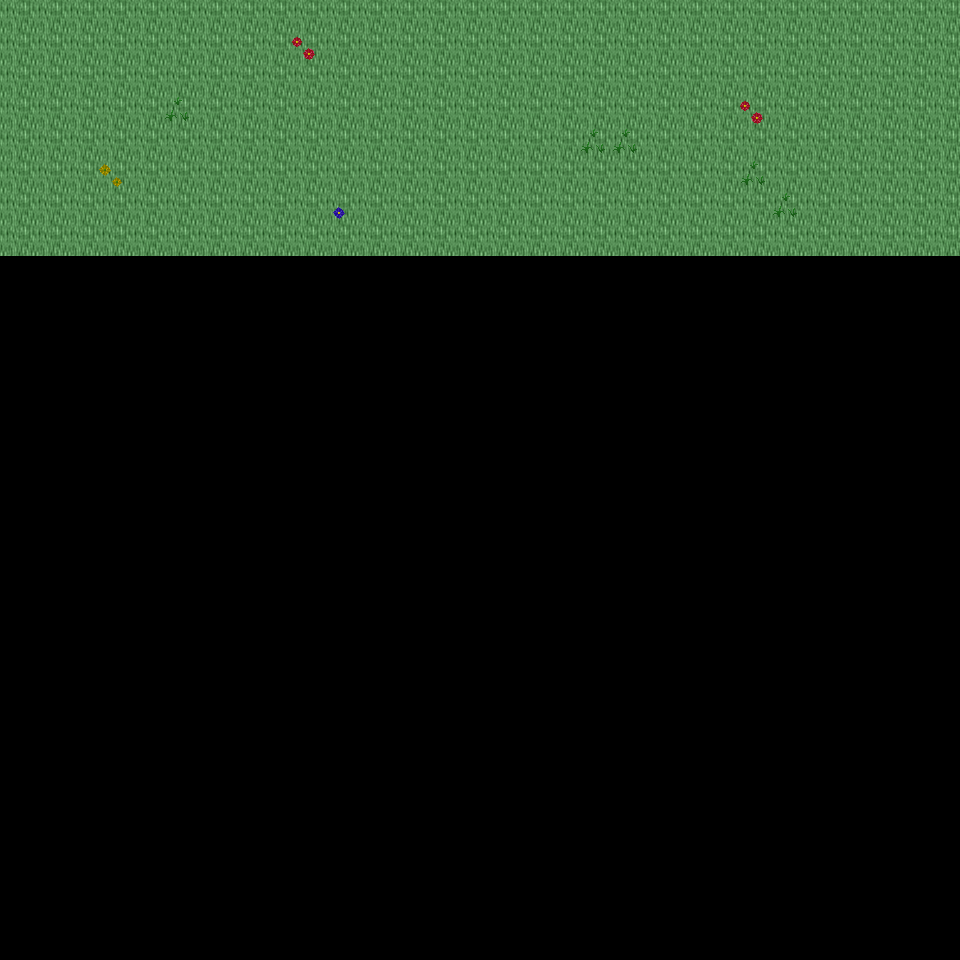

A 2D game scene composited from a Tiled map and its tileset images. What follows is a short description and the map's XML, with each tile layer's data collapsed to a summary:
An orthogonal 30x30 tile map with 32x32 px tiles, 6 tile layers (Ground, Object, Object2, Above, ...), 37 tilesets and 2 objects (2x mapExit).

<map version="1.0" orientation="orthogonal" renderorder="right-down" width="30" height="30" tilewidth="32" tileheight="32" nextobjectid="3">
  <tileset firstgid="1" name="tileset_ground_ground" tilewidth="32" tileheight="32" tilecount="33" columns="3">
    <image source="../drawable/tileset_ground_ground.png" width="96" height="352" />
  </tileset>
  <tileset firstgid="34" name="tileset_ground_ridge_earth_dark" tilewidth="32" tileheight="32" tilecount="96" columns="12">
    <image source="../drawable/tileset_ground_ridge_earth_dark.png" width="384" height="256" />
  </tileset>
  <tileset firstgid="130" name="tileset_ground_ridge_earth_pale" tilewidth="32" tileheight="32" tilecount="96" columns="12">
    <image source="../drawable/tileset_ground_ridge_earth_pale.png" width="384" height="256" />
  </tileset>
  <tileset firstgid="226" name="tileset_ground_earth_edges" tilewidth="32" tileheight="32" tilecount="18" columns="6">
    <image source="../drawable/tileset_ground_earth_edges.png" width="192" height="96" />
  </tileset>
  <tileset firstgid="244" name="tileset_ground_rock_pebbles" tilewidth="32" tileheight="32" tilecount="3" columns="1">
    <image source="../drawable/tileset_ground_rock_pebbles.png" width="32" height="96" />
  </tileset>
  <tileset firstgid="247" name="tileset_plant_grasses" tilewidth="32" tileheight="32" tilecount="6" columns="3">
    <image source="../drawable/tileset_plant_grasses.png" width="96" height="64" />
  </tileset>
  <tileset firstgid="253" name="tileset_plant_flower_daisy_yellow" tilewidth="32" tileheight="32" tilecount="8" columns="2">
    <image source="../drawable/tileset_plant_flower_daisy_yellow.png" width="64" height="128" />
  </tileset>
  <tileset firstgid="261" name="tileset_plant_bush_bushes" tilewidth="32" tileheight="32" tilecount="10" columns="5">
    <image source="../drawable/tileset_plant_bush_bushes.png" width="160" height="64" />
  </tileset>
  <tileset firstgid="271" name="tileset_plant_flower_daisy_red" tilewidth="32" tileheight="32" tilecount="8" columns="2">
    <image source="../drawable/tileset_plant_flower_daisy_red.png" width="64" height="128" />
  </tileset>
  <tileset firstgid="279" name="tileset_plant_tree_tree_darkgreen" tilewidth="32" tileheight="32" tilecount="88" columns="8">
    <image source="../drawable/tileset_plant_tree_tree_darkgreen.png" width="256" height="352" />
  </tileset>
  <tileset firstgid="367" name="tileset_plant_flower_daisy_blue" tilewidth="32" tileheight="32" tilecount="8" columns="2">
    <image source="../drawable/tileset_plant_flower_daisy_blue.png" width="64" height="128" />
  </tileset>
  <tileset firstgid="375" name="tileset_item_corpse_skull_pale" tilewidth="32" tileheight="32" tilecount="2" columns="2">
    <image source="../drawable/tileset_item_corpse_skull_pale.png" width="64" height="32" />
  </tileset>
  <tileset firstgid="377" name="tileset_plant_vine" tilewidth="32" tileheight="32" tilecount="3" columns="1">
    <image source="../drawable/tileset_plant_vine.png" width="32" height="96" />
  </tileset>
  <tileset firstgid="380" name="tileset_plant_flower_daisy_white" tilewidth="32" tileheight="32" tilecount="8" columns="2">
    <image source="../drawable/tileset_plant_flower_daisy_white.png" width="64" height="128" />
  </tileset>
  <tileset firstgid="388" name="tileset_item_corpse_huge_animal" tilewidth="32" tileheight="32" tilecount="16" columns="2">
    <image source="../drawable/tileset_item_corpse_huge_animal.png" width="64" height="256" />
  </tileset>
  <tileset firstgid="404" name="tileset_building_fence_fence_chunky" tilewidth="32" tileheight="32" tilecount="21" columns="3">
    <image source="../drawable/tileset_building_fence_fence_chunky.png" width="96" height="224" />
  </tileset>
  <tileset firstgid="425" name="tileset_ground_eye" tilewidth="32" tileheight="32" tilecount="9" columns="3">
    <image source="../drawable/tileset_ground_eye.png" width="96" height="96" />
  </tileset>
  <tileset firstgid="434" name="tileset_logic_creature_gnome" tilewidth="32" tileheight="32" tilecount="6" columns="6">
    <image source="../drawable/tileset_logic_creature_gnome.png" width="192" height="32" />
  </tileset>
  <tileset firstgid="440" name="tileset_logic_creature_animal" tilewidth="32" tileheight="32" tilecount="32" columns="8">
    <image source="../drawable/tileset_logic_creature_animal.png" width="256" height="128" />
  </tileset>
  <tileset firstgid="472" name="tileset_logic_collision" tilewidth="32" tileheight="32" tilecount="1" columns="1">
    <image source="../drawable/tileset_logic_collision.png" width="32" height="32" />
  </tileset>
  <tileset firstgid="473" name="tileset_plant_tree_taller_trees" tilewidth="32" tileheight="32" tilecount="32" columns="8">
    <image source="../drawable/tileset_plant_tree_taller_trees.png" width="256" height="128" />
  </tileset>
  <tileset firstgid="505" name="tileset_plant_tree_spruce" tilewidth="32" tileheight="32" tilecount="6" columns="2">
    <image source="../drawable/tileset_plant_tree_spruce.png" width="64" height="96" />
  </tileset>
  <tileset firstgid="511" name="tileset_ground_blue_paving" tilewidth="32" tileheight="32" tilecount="2" columns="1">
    <image source="../drawable/tileset_ground_blue_paving.png" width="32" height="64" />
  </tileset>
  <tileset firstgid="513" name="tileset_ground_grass_edges" tilewidth="32" tileheight="32" tilecount="36" columns="12">
    <image source="../drawable/tileset_ground_grass_edges.png" width="384" height="96" />
  </tileset>
  <tileset firstgid="549" name="tileset_ground_grass_corners" tilewidth="32" tileheight="32" tilecount="24" columns="6">
    <image source="../drawable/tileset_ground_grass_corners.png" width="192" height="128" />
  </tileset>
  <tileset firstgid="573" name="tileset_logic_item_fruits" tilewidth="32" tileheight="32" tilecount="10" columns="10">
    <image source="../drawable/tileset_logic_item_fruits.png" width="256" height="64" />
  </tileset>
  <tileset firstgid="583" name="tileset_building_house_pink_blue" tilewidth="32" tileheight="32" tilecount="99" columns="11">
    <image source="../drawable/tileset_building_house_pink_blue.png" width="352" height="288" />
  </tileset>
  <tileset firstgid="682" name="tileset_building_fence_stone_fence_white" tilewidth="32" tileheight="32" tilecount="9" columns="3">
    <image source="../drawable/tileset_building_fence_stone_fence_white.png" width="96" height="96" />
  </tileset>
  <tileset firstgid="691" name="tileset_plant_tree_pine_tree" tilewidth="32" tileheight="32" tilecount="20" columns="4">
    <image source="../drawable/tileset_plant_tree_pine_tree.png" width="128" height="160" />
  </tileset>
  <tileset firstgid="711" name="tileset_furniture_chair_bench_wooden" tilewidth="32" tileheight="32" tilecount="8" columns="2">
    <image source="../drawable/tileset_furniture_chair_bench_wooden.png" width="64" height="128" />
  </tileset>
  <tileset firstgid="719" name="tileset_item_postbox" tilewidth="32" tileheight="32" tilecount="4" columns="2">
    <image source="../drawable/tileset_item_postbox.png" width="64" height="64" />
  </tileset>
  <tileset firstgid="723" name="tileset_logic_portal" tilewidth="32" tileheight="32" tilecount="24" columns="8">
    <image source="../drawable/tileset_logic_portal.png" width="256" height="96" />
  </tileset>
  <tileset firstgid="747" name="tileset_furniture_light_lamp_blue" tilewidth="32" tileheight="32" tilecount="3" columns="1">
    <image source="../drawable/tileset_furniture_light_lamp_blue.png" width="32" height="96" />
  </tileset>
  <tileset firstgid="750" name="tileset_light_dim_light_7x5" tilewidth="32" tileheight="32" tilecount="35" columns="7">
    <image source="../drawable/tileset_light_dim_light_7x5.png" width="224" height="160" />
  </tileset>
  <tileset firstgid="785" name="tileset_light_light_5x5" tilewidth="32" tileheight="32" tilecount="25" columns="5">
    <image source="../drawable/tileset_light_light_5x5.png" width="160" height="160" />
  </tileset>
  <tileset firstgid="810" name="tileset_logic_creature_reptile" tilewidth="32" tileheight="32" tilecount="7" columns="7">
    <image source="../drawable/tileset_logic_creature_reptile.png" width="224" height="32" />
  </tileset>
  <tileset firstgid="817" name="tileset_plant_bushes_and_trees" tilewidth="32" tileheight="32" tilecount="144" columns="16">
    <image source="../drawable/tileset_plant_bushes_and_trees.png" width="512" height="289" />
  </tileset>
  <layer name="Ground" width="30" height="30">
    <data>[900 cells, 240 non-empty, 1 distinct tile ids]</data>
  </layer>
  <layer name="Object" width="30" height="30">
    <data>[900 cells, 0 non-empty, 0 distinct tile ids]</data>
  </layer>
  <layer name="Object2" width="30" height="30">
    <data>[900 cells, 9 non-empty, 4 distinct tile ids]</data>
  </layer>
  <layer name="Above" width="30" height="30">
    <data>[900 cells, 0 non-empty, 0 distinct tile ids]</data>
  </layer>
  <layer name="Above2" width="30" height="30">
    <data>[900 cells, 0 non-empty, 0 distinct tile ids]</data>
  </layer>
  <layer name="Walkable" width="30" height="30">
    <data>[900 cells, 0 non-empty, 0 distinct tile ids]</data>
  </layer>
  <objectgroup name="MapEvents">
    <object id="1" name="north" type="mapExit" x="0" y="0" width="960" height="32">
      <properties>
        <property name="map" value="level_0_x85_y79" />
        <property name="x" value="0" />
        <property name="y" value="28" />
      </properties>
    </object>
    <object id="2" name="east" type="mapExit" x="928" y="0" width="32" height="960">
      <properties>
        <property name="map" value="level_0_x86_y80" />
        <property name="x" value="1" />
        <property name="y" value="0" />
      </properties>
    </object>
  </objectgroup>
</map>
